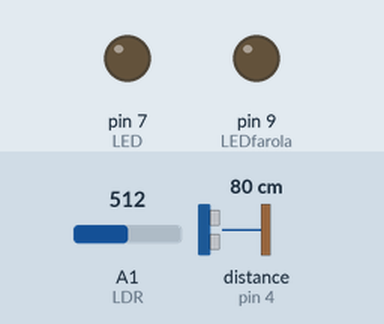
Bench run of a sketch on a simulated Arduino Uno, built with avr-gcc and run on an emulated ATmega328P. On the bench: output pins drawn as LEDs (lit = HIGH). Wiring (inferred from the names in the program): ultrasonic range finder: trigger pin 5; echo pin 4. The inputs (shaded band) are chosen by the test bench; at power-on: A1 (LDR) = 512, distance to the obstacle (sensor on pin 4) 80 cm. The echo pulse lasts 58.3 µs per cm; pins used as bus, display or sensor lines are not drawn.

Above: at 1.3 s.
1.4 s: A1 (LDR) set to 486
At 2.7 s:
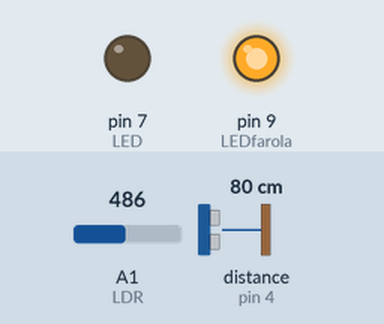
3.0 s: A1 (LDR) set to 511
At 3.4 s:
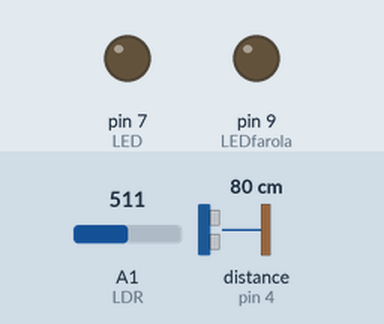
4.5 s: A1 (LDR) set to 306
At 5.1 s:
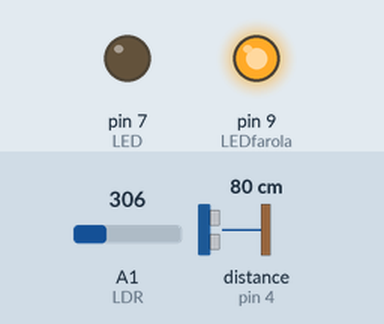
Timing chart, 0 to 7.5 s (numbered marks = the images above; inputs shaded):
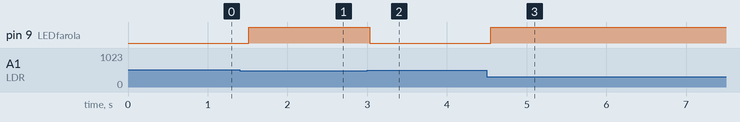

The sketch:

papeleraFarolas.ino
```cpp
#define ECHOPIN 4                            // Pin to receive echo pulse
#define TRIGPIN 5                            // Pin to send trigger pulse
//int LDR = 1;
//int val;
//float resul=0;
int LED = 7;
int distance;
int cont = 0;
boolean activado=false;
String c = "La papelera esta llena en estos momentos";
char entrada;
int LDR = A1;
float val = 0;
float resul=0;
int LEDfarola = 9;

void setup()
{
  Serial.begin(9600);
  pinMode(ECHOPIN, INPUT);
  pinMode(TRIGPIN, OUTPUT);
  pinMode(LED, OUTPUT);
  pinMode(LEDfarola, OUTPUT);
}

void loop()
{
  distanciaPapelera();
//  if(Serial.available()>0){
//      entrada=Serial.read();
//       Serial.write(entrada);
//  }
   if(distance<=45)
   {
      cont=cont+1;
      if(cont>=10)
      {
        digitalWrite(LED, HIGH);
        if(!activado)
        {
           Serial.println(c);
           activado= true;
        }
       }
   }
   else
   {
       cont=0;
       digitalWrite(LED, LOW);
       activado= false;
   }
    val = analogRead(LDR);
    resul=val/4;
   if((255-resul)<130.00)
  {
    analogWrite(LEDfarola, 0.00);
  }
  else
  {
    analogWrite(LEDfarola,(255-resul)*2);
  }

}


void distanciaPapelera(){

  digitalWrite(TRIGPIN, LOW);                   // Set the trigger pin to low for 2uS
  delayMicroseconds(2);
  digitalWrite(TRIGPIN, HIGH);                  // Send a 10uS high to trigger ranging
  delayMicroseconds(10);
  digitalWrite(TRIGPIN, LOW);                   // Send pin low again
  distance = pulseIn(ECHOPIN, HIGH);        // Read in times pulse
  distance= distance/58;                        // Calculate distance from time of pulse
  delay(500);
}
```

Measured:
- the behaviour switches between 501 and 500 on A1 (LDR) (found by bisection; images 0 and 1)
- after the input at 1.4 s, pin 9 (LEDfarola): LOW → HIGH after 0.12 s
- after the input at 3.0 s, pin 9 (LEDfarola): HIGH → LOW at once
- after the input at 4.5 s, pin 9 (LEDfarola): LOW → HIGH after 0.05 s
